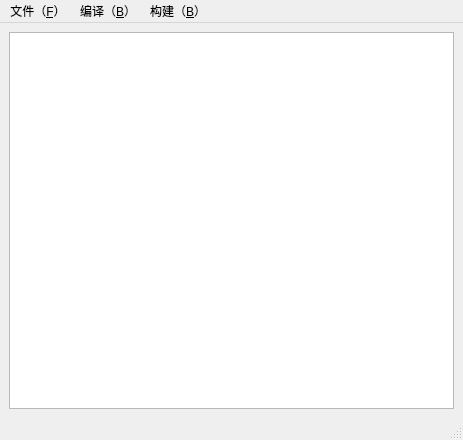
<?xml version="1.0" encoding="UTF-8"?>
<ui version="4.0">
 <class>MainWindow</class>
 <widget class="QMainWindow" name="MainWindow">
  <property name="geometry">
   <rect>
    <x>0</x>
    <y>0</y>
    <width>463</width>
    <height>440</height>
   </rect>
  </property>
  <property name="windowTitle">
   <string>MainWindow</string>
  </property>
  <widget class="QWidget" name="centralwidget">
   <layout class="QVBoxLayout" name="verticalLayout">
    <item>
     <widget class="QTextEdit" name="textEdit"/>
    </item>
   </layout>
  </widget>
  <widget class="QMenuBar" name="menubar">
   <property name="geometry">
    <rect>
     <x>0</x>
     <y>0</y>
     <width>463</width>
     <height>22</height>
    </rect>
   </property>
   <widget class="QMenu" name="menu_F">
    <property name="title">
     <string>文件（&amp;F）</string>
    </property>
    <addaction name="newAction"/>
    <addaction name="openAction"/>
    <addaction name="saveAction"/>
   </widget>
   <widget class="QMenu" name="menu_B">
    <property name="title">
     <string>编译（&amp;B）</string>
    </property>
   </widget>
   <widget class="QMenu" name="menu_B_2">
    <property name="title">
     <string>构建（&amp;B）</string>
    </property>
   </widget>
   <addaction name="menu_F"/>
   <addaction name="menu_B"/>
   <addaction name="menu_B_2"/>
  </widget>
  <widget class="QStatusBar" name="statusbar"/>
  <action name="newAction">
   <property name="text">
    <string>新建（&amp;N）</string>
   </property>
  </action>
  <action name="openAction">
   <property name="text">
    <string>打开（&amp;O）</string>
   </property>
  </action>
  <action name="saveAction">
   <property name="text">
    <string>另存为（&amp;S）</string>
   </property>
  </action>
 </widget>
 <resources/>
 <connections/>
</ui>
